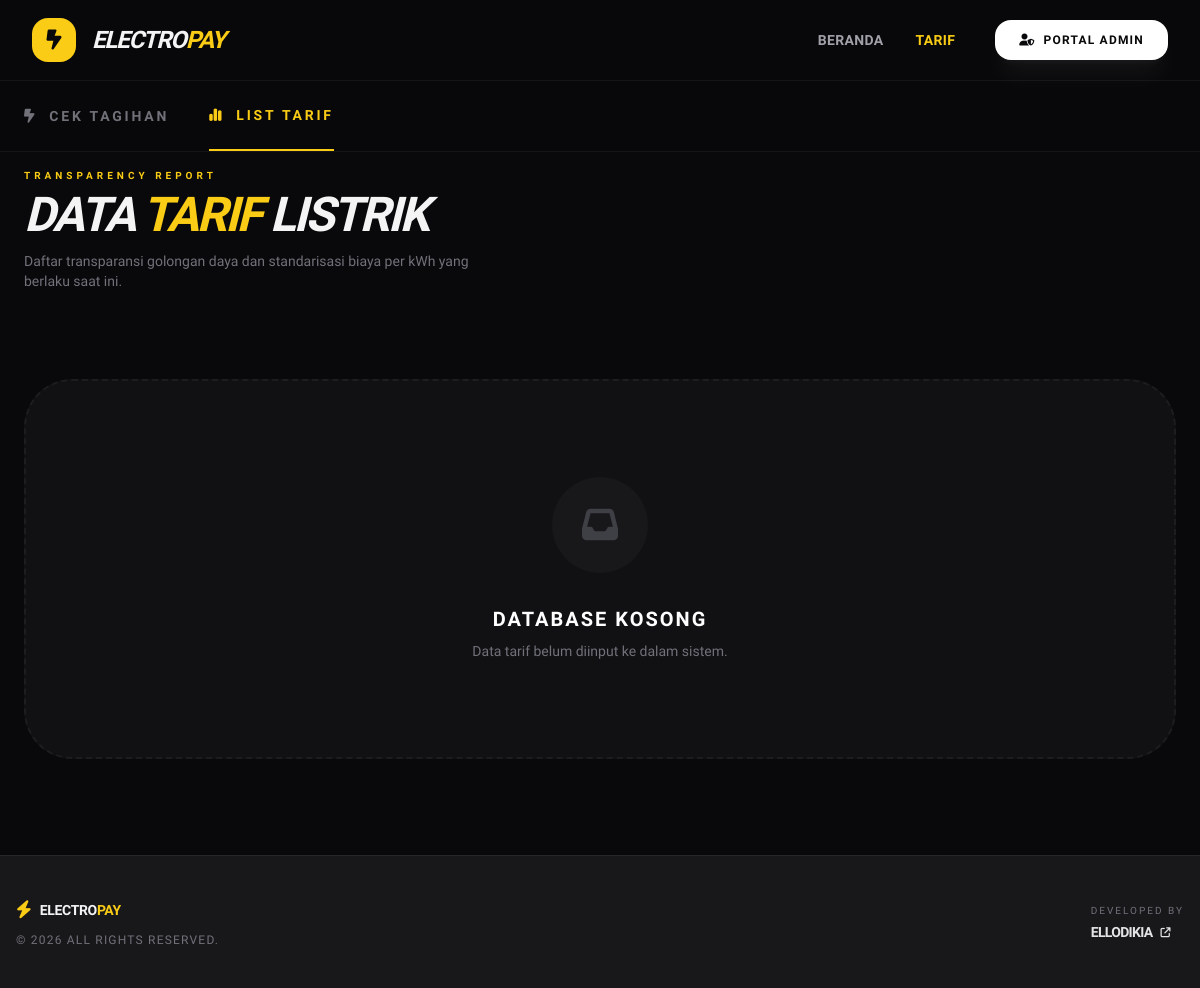
The page /data_tarif_user.php on the database as committed earlier.
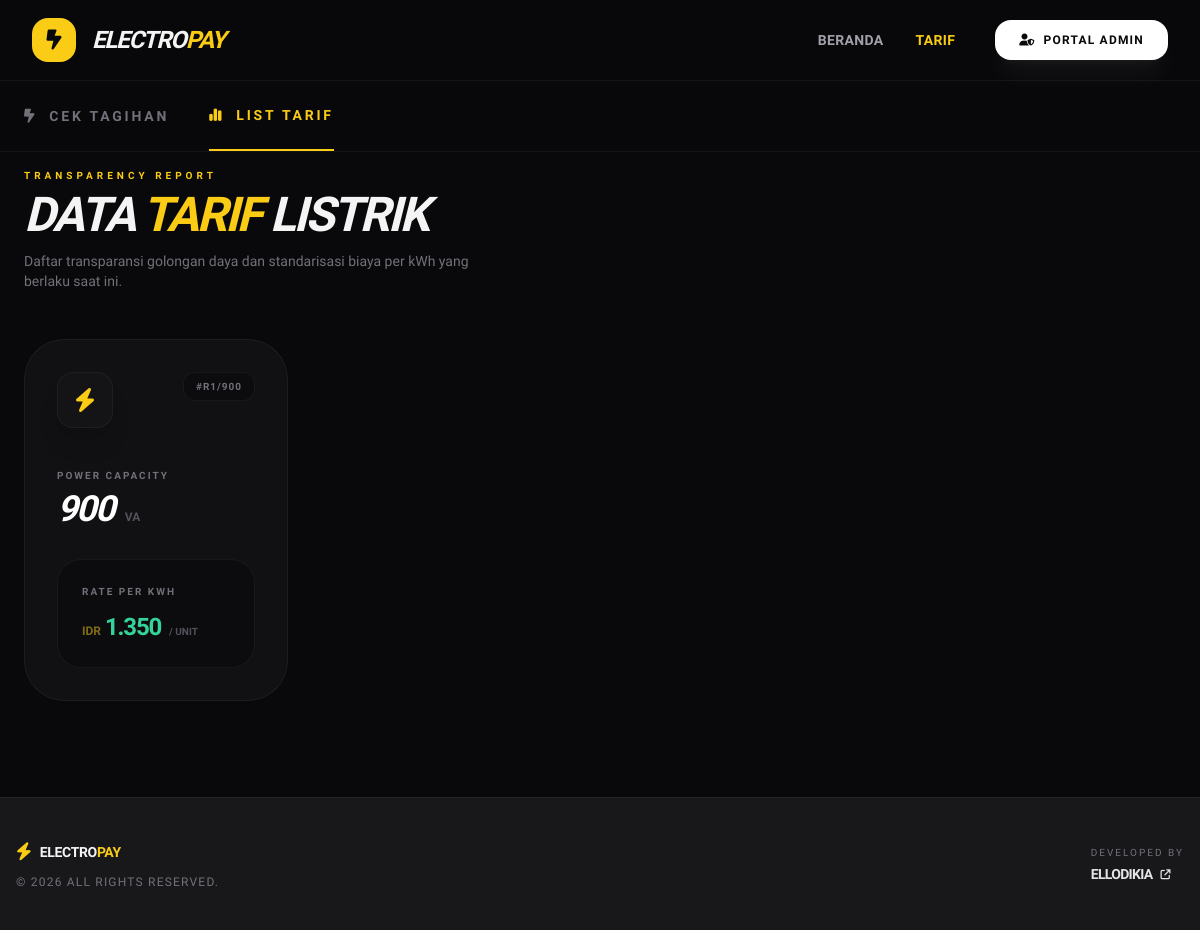
The same page on the database as committed later.
### tables this page shows
CREATE TABLE `payment_tarif` (
  `id` int(11) NOT NULL,
  `kodetarif` varchar(50) DEFAULT NULL,
  `daya` varchar(50) NOT NULL,
  `tarifperkwh` varchar(50) NOT NULL
);

### data_tarif_user.php (the view, shortened to what the changed rows need)
<?php
include 'koneksi.php';
$query = mysqli_query($koneksi, "SELECT * FROM payment_tarif ORDER BY id DESC") or die(mysqli_error($koneksi));
?>
<!DOCTYPE html>
<html lang="en" class="scroll-smooth">
<head>
    <script src="https://cdn.tailwindcss.com"></script>
    <link rel="stylesheet" href="https://cdnjs.cloudflare.com/ajax/libs/font-awesome/6.5.1/css/all.min.css" />
    <link href="https://cdnjs.cloudflare.com/ajax/libs/flowbite/2.3.0/flowbite.min.css" rel="stylesheet" />
</head>
<body class="bg-zinc-950 text-zinc-100 selection:bg-yellow-400 selection:text-zinc-900">
    <main class="max-w-7xl mx-auto px-6 py-4">
        <div class="flex flex-col md:flex-row md:items-end justify-between gap-6 mb-12 animate-[fadeIn_0.5s_ease-out]">
            <div>
                <h2 class="text-4xl md:text-5xl font-black uppercase tracking-tighter leading-none italic">Data <span class="text-yellow-400">Tarif</span> Listrik</h2>
            </div>
        </div>
        <div class="grid grid-cols-1 sm:grid-cols-2 lg:grid-cols-4 gap-8">
            <?php while ($row = mysqli_fetch_array($query)) { ?>
            <div class="glass-card rounded-[2.5rem] p-8 hover:border-yellow-400/30 transition-all group relative overflow-hidden animate-[fadeIn_0.5s_ease-out]">
                <div class="flex justify-between items-start mb-10">
                    <div class="w-14 h-14 bg-zinc-900/50 rounded-2xl flex items-center justify-center text-yellow-400 border border-white/5 group-hover:scale-110 group-hover:rotate-6 transition-all duration-300 shadow-xl">
                        <i class="fa-solid fa-bolt text-2xl"></i>
                    </div>
                    <span class="text-[10px] font-black text-zinc-500 bg-zinc-950/50 px-3 py-1.5 rounded-xl border border-white/5 uppercase tracking-widest group-hover:text-yellow-400 transition-colors">
                        #<?= $row['kodetarif']; ?>
                    </span>
                </div>
                <div class="mb-8">
                    <p class="text-[10px] text-zinc-500 font-black uppercase tracking-[0.2em] mb-2">Power Capacity</p>
                    <h3 class="text-4xl font-black text-white leading-none tracking-tighter italic">
                        <?= number_format($row['daya'], 0, ',', '.'); ?>
                        <span class="text-xs font-bold text-zinc-600 ml-1 uppercase not-italic tracking-normal">VA</span>
                    </h3>
                </div>
                <div class="bg-zinc-950/50 rounded-[1.5rem] p-6 border border-white/5 group-hover:border-yellow-400/20 transition-all">
                    <p class="text-[10px] text-zinc-500 font-black uppercase tracking-[0.2em] mb-3">Rate per kWh</p>
                    <div class="flex items-baseline gap-1">
                        <span class="text-xs font-bold text-yellow-400/50">IDR</span>
                        <span class="text-2xl font-black text-emerald-400 tracking-tighter">
                            <?= number_format($row['tarifperkwh'], 0, ',', '.'); ?>
                        </span>
                        <span class="text-[10px] text-zinc-600 font-black uppercase ml-1">/ Unit</span>
                    </div>
                </div>
            </div>
            <?php } ?>
        </div>
        <?php if (mysqli_num_rows($query) == 0): ?>
        <div class="glass-card rounded-[3rem] p-24 text-center border-dashed border-2 border-white/5 mt-10">
            <div class="w-24 h-24 bg-zinc-900 text-zinc-700 flex items-center justify-center rounded-full mx-auto mb-8 text-4xl">
                <i class="fa-solid fa-inbox"></i>
            </div>
            <h3 class="text-xl font-black text-white uppercase tracking-widest mb-2">Database Kosong</h3>
            <p class="text-zinc-500 text-sm font-medium">Data tarif belum diinput ke dalam sistem.</p>
        </div>
        <?php endif; ?>
    </main>
</body>
</html>

Rows that differ between the two databases and show on the page:
added payment_tarif: kodetarif "R1/900", daya "900", tarifperkwh "1.350"
Other text that changed with them:
text no longer shown: "DATABASE KOSONG Data tarif belum diinput ke dalam sistem."
